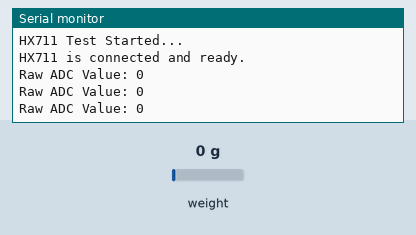
Bench run of a sketch on a simulated Arduino Uno, built with avr-gcc and run on an emulated ATmega328P. On the bench: the last lines printed to the serial monitor. The inputs (shaded band) are chosen by the test bench; at power-on: weight on the scale 0 g.

Above: at 1.5 s.
1.6 s: weight on the scale set to 100 g
At 2.3 s:
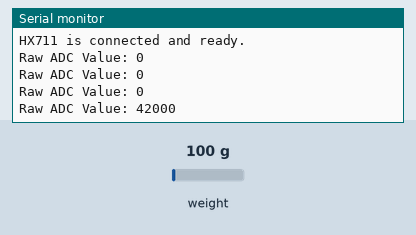
3.1 s: weight on the scale set to 1250 g
At 3.6 s:
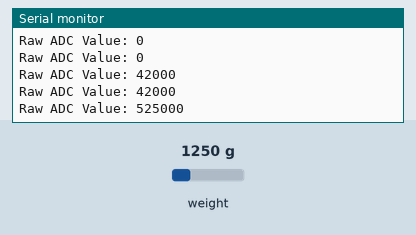
Timing chart, 0 to 6.1 s (numbered marks = the images above; inputs shaded):
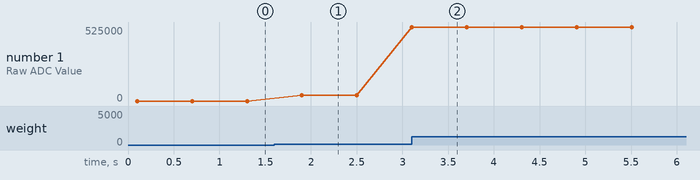

Measured:
- after the input at 1.6 s, the serial monitor: prints a new line after 0.30 s (image 1)
- after the input at 3.1 s, the serial monitor: prints a new line at once (image 2)
- plotted number 1: 0 → 42000 after the input at 1.6 s, 42000 → 525000 after the input at 3.1 s

The sketch:

hx711_demo.ino
```cpp
#include "HX711.h"

// Define HX711 data and clock pins
// HX711_0
// #define DT 27  // HX711 Data pin (DT)
// #define SCK 14 // HX711 Clock pin (SCK)

// // // HX711_1
// #define DT 26  // HX711 Data pin (DT)
// #define SCK 25 // HX711 Clock pin (SCK)

// // HX711_2
// #define DT 33  // HX711 Data pin (DT)
// #define SCK 32 // HX711 Clock pin (SCK)

// HX711_3
#define DT 18  // HX711 Data pin (DT)
#define SCK 19 // HX711 Clock pin (SCK)

// Create an instance of HX711
HX711 scale;

void setup() {
  Serial.begin(115200);
  scale.begin(DT, SCK);

  Serial.println("HX711 Test Started...");
  if (scale.is_ready()) {
    Serial.println("HX711 is connected and ready.");
  } else {
    Serial.println("HX711 not detected. Check wiring!");
  }
}

void loop() {
  if (scale.is_ready()) {
    long reading = scale.read();  // Read raw ADC value
    Serial.print("Raw ADC Value: ");
    Serial.println(reading);
  } else {
    Serial.println("HX711 not responding...");
  }
  delay(500);
}
```
